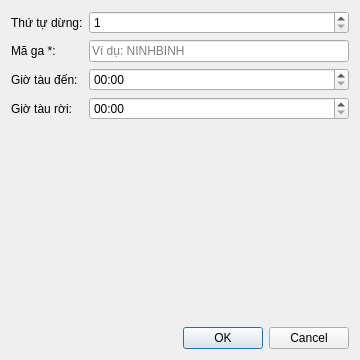
<?xml version="1.0" encoding="utf-8"?>
<ui version="4.0">
 <class>StopDialog</class>
 <widget class="QDialog" name="StopDialog">
  <property name="geometry">
   <rect>
    <x>0</x>
    <y>0</y>
    <width>360</width>
    <height>360</height>
   </rect>
  </property>
  <layout class="QVBoxLayout">
   <item>
    <layout class="QFormLayout">
     <item row="0" column="0">
      <widget class="QLabel" name="label0">
       <property name="text">
        <string>Thứ tự dừng:</string>
       </property>
      </widget>
     </item>
     <item row="0" column="1">
      <widget class="QSpinBox" name="sbOrder">
       <property name="minimum">
        <number>1</number>
       </property>
       <property name="maximum">
        <number>999</number>
       </property>
       <property name="value">
        <number>1</number>
       </property>
       <property name="suffix">
        <string></string>
       </property>
      </widget>
     </item>
     <item row="1" column="0">
      <widget class="QLabel" name="label1">
       <property name="text">
        <string>Mã ga *:</string>
       </property>
      </widget>
     </item>
     <item row="1" column="1">
      <widget class="QLineEdit" name="leStation">
       <property name="placeholderText">
        <string>Ví dụ: NINHBINH</string>
       </property>
      </widget>
     </item>
     <item row="2" column="0">
      <widget class="QLabel" name="label2">
       <property name="text">
        <string>Giờ tàu đến:</string>
       </property>
      </widget>
     </item>
     <item row="2" column="1">
      <widget class="QTimeEdit" name="teArrival">
       <property name="displayFormat">
        <string>HH:mm</string>
       </property>
      </widget>
     </item>
     <item row="3" column="0">
      <widget class="QLabel" name="label3">
       <property name="text">
        <string>Giờ tàu rời:</string>
       </property>
      </widget>
     </item>
     <item row="3" column="1">
      <widget class="QTimeEdit" name="teDeparture">
       <property name="displayFormat">
        <string>HH:mm</string>
       </property>
      </widget>
     </item>
    </layout>
   </item>
   <item>
    <widget class="QDialogButtonBox" name="buttonBox">
     <property name="standardButtons">
      <set>QDialogButtonBox::Cancel|QDialogButtonBox::Ok</set>
     </property>
    </widget>
   </item>
  </layout>
 </widget>
 <resources />
 <connections>
  <connection>
   <sender>buttonBox</sender>
   <signal>accepted()</signal>
   <receiver>StopDialog</receiver>
   <slot>accept()</slot>
  </connection>
  <connection>
   <sender>buttonBox</sender>
   <signal>rejected()</signal>
   <receiver>StopDialog</receiver>
   <slot>reject()</slot>
  </connection>
 </connections>
</ui>
